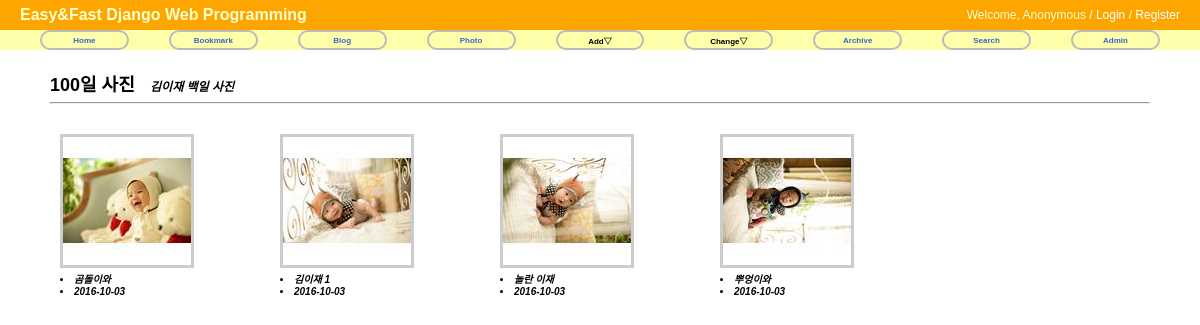
/photo/album/1/, run on the app's committed database.
### photo/models.py (models this page shows, shortened)
@python_2_unicode_compatible
class Album(models.Model):
	name = models.CharField(max_length=50)
	description = models.CharField('One Line Description', max_length=100, blank=True)
	owner = models.ForeignKey(User, null=True)
	class Meta:
		ordering = ['name']

@python_2_unicode_compatible
class Photo(models.Model):
	album = models.ForeignKey(Album)
	title = models.CharField(max_length=50)
	image = ThumbnailImageField(upload_to='photo/%Y/%m')
	description = models.TextField('Photo Description', blank=True)
	upload_date = models.DateTimeField('Upload Data', auto_now_add=True)
	owner = models.ForeignKey(User, null=True)
	class Meta:
		ordering = ['title']
	def get_absolute_url(self):
		return reverse('photo:photo_detail', args=(self.id,))

### photo/views.py (the view)
# urls.py: url(r'^album/(?P<pk>\d+)/$', AlbumDV.as_view(), name='album_detail'),
class AlbumDV(DetailView):
    model = Album

### photo/fields.py (called while the page is built)
def _add_thumb(s):
	parts = s.split(".")
	parts.insert(-1, "thumb")
	if parts[-1].lower() not in ['jpeg', 'jpg']:
		parts[-1] = 'jpg'
	return ".".join(parts)

	def _get_thumb_url(self):
		return _add_thumb(self.url)

### photo/templates/photo/album_detail.html (shortened to what this page needs)
{% extends "base.html" %}
{% load staticfiles %}
{% block extrastyle %}{% static "photo/photo.css" %}{% endblock %}
{% block content %}
<div id="content">
    <h2 style="display:inline">{{ object.name }}</h2>
    &emsp;<b><i>{{ object.description }}</i></b>
    <hr/>
    <div class="album-detail">
        {% for photo in object.photo_set.all %}
        <div class="album-detail-photo">
            <a href="{{ photo.get_absolute_url }}">
            <img class="thumbnail" src="{{ photo.image.thumb_url }}" />
            </a>
            <li>{{ photo.title }}</li>
            <li>{{ photo.upload_date|date:"Y-m-d" }}</li>
        </div>
        {% endfor %}
    </div>
</div>
{% endblock %}

### static/css/base.css (style rules this page uses)
body { font-family: "Lucida Grande", Verdana, Arial, sans-serif; font-size: 12px; }
div#content { position: absolute; top: 70px; left: 50px; right: 50px; }
a:link, a:visited { color: #369; text-decoration: none; }

### photo/static/photo/photo.css (style rules this page uses)
div.album-detail { margin: 30px 10px; }
div.album-detail-photo { float: left; width: 220px; height: 220px; }
div.album-detail-photo > li { font-size: 10px; font-weight: bold; font-style: italic; }
img.thumbnail { border:3px solid #ccc; }

### data on the page
Album: name "100일 사진", description "김이재 백일 사진"
Photo: shows a picture, title "곰돌이와", upload_date "2016-10-03"
Photo: shows a picture, title "김이재 1", upload_date "2016-10-03"
Photo: shows a picture, title "놀란 이재", upload_date "2016-10-03"
Photo: shows a picture, title "뿌엉이와", upload_date "2016-10-03"
